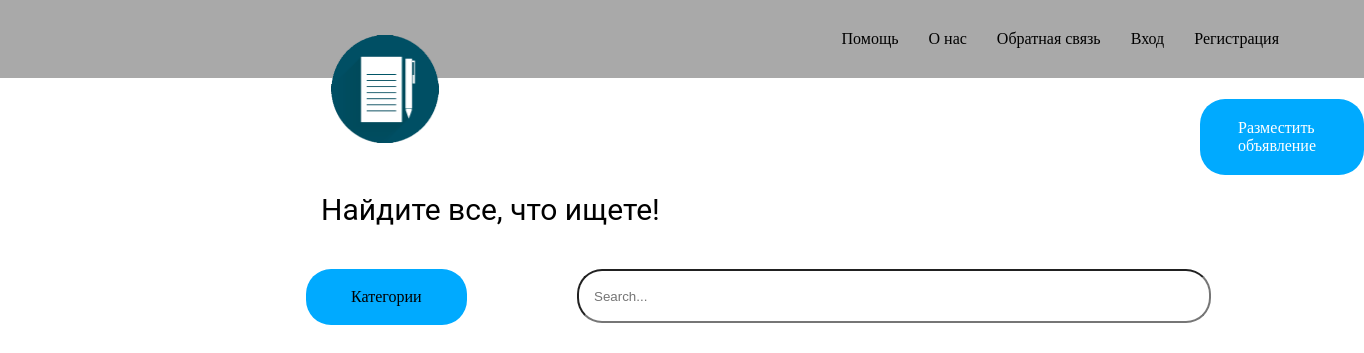
Before: / with the older database file.
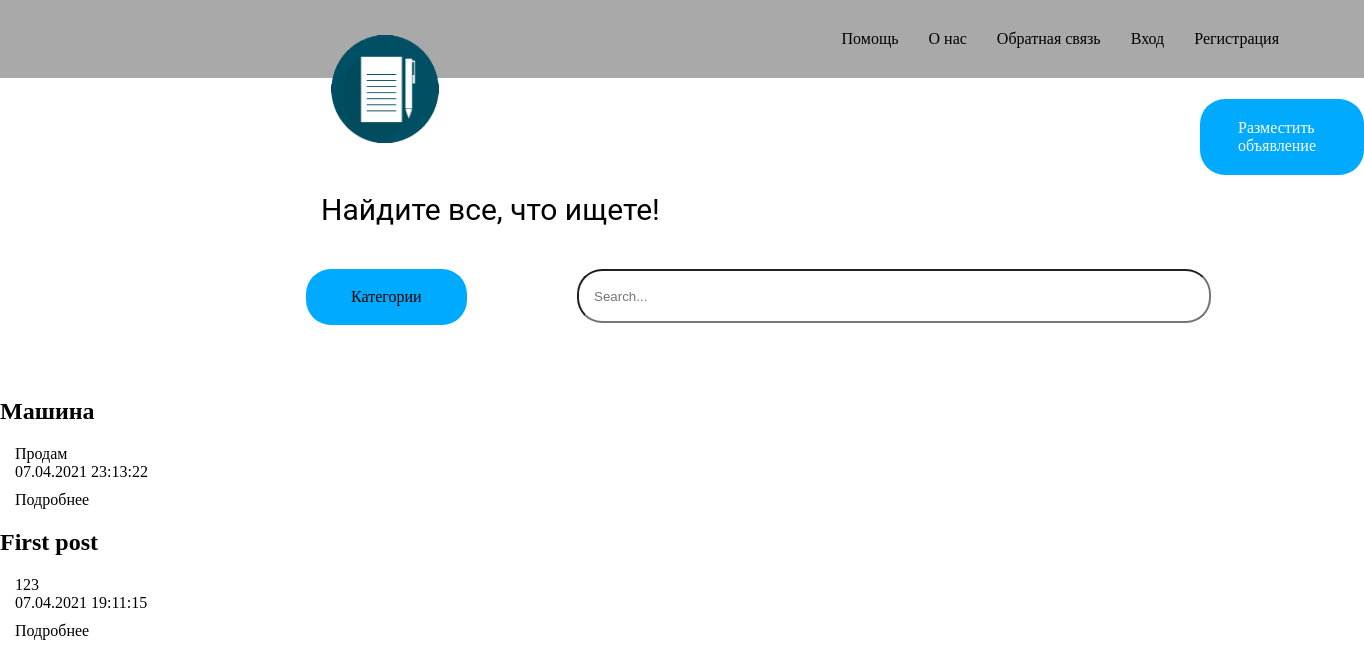
After: the same page with the newer database file.
### bboard/models.py (models this page shows, shortened)
class Bb(models.Model):
    title=models.CharField(verbose_name='Товар', max_length=250, null= False, blank = False, default = '', )
    content=models.TextField(verbose_name='Описание', null = False, blank = False, default='', )
    price = models.FloatField(verbose_name='Цена', null=False, blank = False, default=0)
    published = models.DateTimeField(auto_now_add = True, verbose_name='Опубликовано', db_index = True)
    rubric = models.ForeignKey('Rubric', verbose_name='Рубрика', null=True, blank = False, on_delete=models.PROTECT)
    author = models.CharField(max_length=30, verbose_name = "Автор", null=True)
    image = models.ImageField(upload_to='images', editable=True, null = True, blank=False)
    phone = models.CharField(verbose_name="Мобильный телефон" ,max_length=20, null=True, blank=False)
    place = models.CharField(verbose_name="Адрес", max_length=80, null=True, blank=False)
    class Meta:
        verbose_name_plural="Объявления"
        verbose_name="Объявление"
        ordering=['-published']

### bboard/views.py (the view)
# urls.py: path('', BbIndexView.as_view(), name='main'),
class BbIndexView(ArchiveIndexView):
    model = Bb
    date_field = "published"
    date_list_period = "year"
    template_name = "bboard/index.html"
    context_object_name = "bbs"
    allow_empty = True
    def get_context_data(self, **kwargs):
        context=super().get_context_data(**kwargs)
        context['rubrics'] = Rubric.objects.all()
        return context

### bboard/templates/bboard/index.html
{% extends 'layout/basic.html' %}
{% load static %}
{% block content %}
    {% for bb in bbs %}
    <div>
        <h2>{{ bb.title }}</h2>
        <p>{{ bb.content }}</p>
        <p>{{ bb.published|date:"d.m.Y H:i:s" }}</p>
        <p><a href="{% url 'detail' pk=bb.pk %}">Подробнее</a></p>
    </div>
    {% endfor %}
{% endblock %}

### bboard/templates/layout/basic.html (shortened to what this page needs)
{% load static %}
<!DOCTYPE html>
<html style="overflow: overlay;">
    <head>
        <link rel="stylesheet" type="text/css" href="{% static 'bboard/css/basic.css' %}">
    </head>
    <body>
        <header>
            <nav>
                <a href="{% url 'main' %}"><img src="{% static 'bboard/img/icon.png' %}" class="nav__icon"></a>
                <a href="#">Помощь</a>
                <a href="#">О нас</a>
                <a href="#">Обратная связь</a>
                {% if user.is_authenticated %}
                    <p>Добро пожаловать, <a style="display: inline; margin:0" href="{% url 'profile' %}">{{ user.username }}</a></p>
                {% else %}
                    <a href="{% url 'login' %}">Вход</a>
                    <a href="{% url 'registration' %}">Регистрация</a>
                {% endif %}
            </nav>
            <a class="header__add-button" href="{% url 'add' %}">Разместить объявление</a>
            <p class="header__slogan">Найдите все, что ищете!</p>
            <div class="header__categories">
                <div class="header__categories__button"><a href="#">Категории</a></div>
                <div class="header__categories__list">
                </div>
            </div>
            <div class="header__search">
                <form action="{% url 'search_results' %}" method="get">
                    <input class="header__search__inner" name="q" type="text" placeholder="Search...">
                  </form>
            </div>
        </header>
        <article>
            {% block content %}
            {% endblock content %}
        </article>
        <footer></footer>
    </body>
</html>

### bboard/static/bboard/css/basic.css (style rules this page uses)
a { color:black; display: block; margin: 10px 0px; text-decoration:none; }
nav { background-color: darkgray; align-items: center; display: flex; justify-content: flex-end; padding:30px 70px 30px 0; }
nav a,p { margin:0 15px 0; }
.nav__icon { position:absolute; height: 108px; left:331px; top:35px; width: 108px; }
.header__add-button { position: absolute; color:white; padding:20px 38px; left: 1200px; top: 89px; background: #00AAFF; border-radius: 25px; }
.header__slogan { position: absolute; left: 306px; top: 189px; font-family: Roboto; font-style: normal; font-weight: normal; font-size: 30px; line-height: 42px; }
.header__categories { z-index:20; -webkit-transition: 0.5s ease-in-out; -moz-transition: 0.5s ease-in-out; -o-transition: 0.5s ease-in-out; transition: 0.5s ease-in-out; border-radius: 25px; position: absolute; left: 306px; top: 269px; display:table; }
.header__categories__button { padding:9px 45px; background: #00AAFF; border-radius: 25px; }
.header__search { height:300px; }
.header__search__inner { position: absolute; width: 600px; height: 50px; left: 577px; top: 269px; outline:none; padding:0 15px; border-radius: 25px; }
body { margin:0px; }
footer { min-height:120px; }

Changed rows visible on the page:
added Bb: title "Машина", content "Продам", published "07.04.2021 23:13:22"
added Bb: title "First post", content "123", published "07.04.2021 19:11:15"
